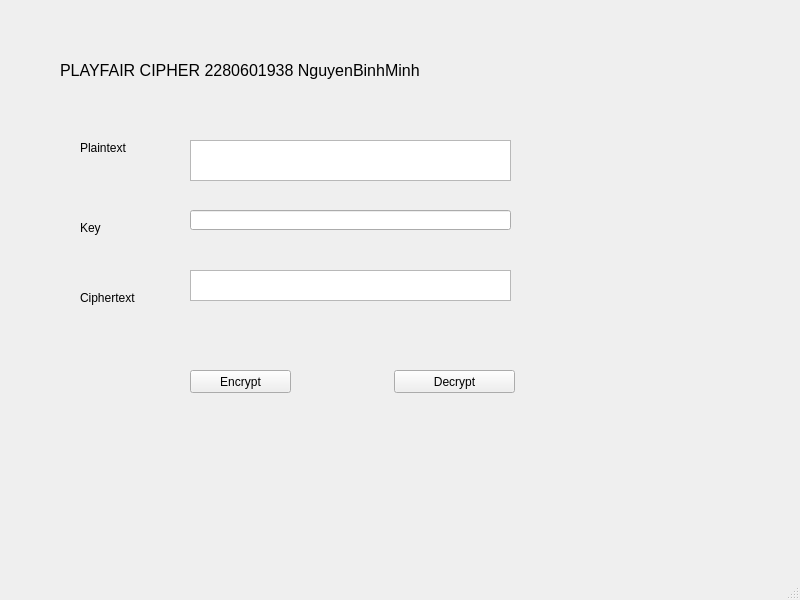
<?xml version="1.0" encoding="UTF-8"?>
<ui version="4.0">
 <class>MainWindow</class>
 <widget class="QMainWindow" name="MainWindow">
  <property name="geometry">
   <rect>
    <x>0</x>
    <y>0</y>
    <width>800</width>
    <height>600</height>
   </rect>
  </property>
  <property name="windowTitle">
   <string>MainWindow</string>
  </property>
  <widget class="QWidget" name="centralwidget">
   <widget class="QLabel" name="label">
    <property name="geometry">
     <rect>
      <x>60</x>
      <y>50</y>
      <width>561</width>
      <height>41</height>
     </rect>
    </property>
    <property name="font">
     <font>
      <pointsize>12</pointsize>
     </font>
    </property>
    <property name="text">
     <string>PLAYFAIR CIPHER 2280601938 NguyenBinhMinh</string>
    </property>
   </widget>
   <widget class="QLabel" name="label_2">
    <property name="geometry">
     <rect>
      <x>80</x>
      <y>140</y>
      <width>101</width>
      <height>16</height>
     </rect>
    </property>
    <property name="text">
     <string>Plaintext</string>
    </property>
   </widget>
   <widget class="QLabel" name="label_3">
    <property name="geometry">
     <rect>
      <x>80</x>
      <y>220</y>
      <width>101</width>
      <height>16</height>
     </rect>
    </property>
    <property name="text">
     <string>Key</string>
    </property>
   </widget>
   <widget class="QLabel" name="label_4">
    <property name="geometry">
     <rect>
      <x>80</x>
      <y>290</y>
      <width>101</width>
      <height>16</height>
     </rect>
    </property>
    <property name="text">
     <string>Ciphertext</string>
    </property>
   </widget>
   <widget class="QPushButton" name="btn_encrypt">
    <property name="geometry">
     <rect>
      <x>190</x>
      <y>370</y>
      <width>101</width>
      <height>23</height>
     </rect>
    </property>
    <property name="text">
     <string>Encrypt</string>
    </property>
   </widget>
   <widget class="QPushButton" name="btn_decrypt">
    <property name="geometry">
     <rect>
      <x>394</x>
      <y>370</y>
      <width>121</width>
      <height>23</height>
     </rect>
    </property>
    <property name="text">
     <string>Decrypt</string>
    </property>
   </widget>
   <widget class="QPlainTextEdit" name="txt_plain_text">
    <property name="geometry">
     <rect>
      <x>190</x>
      <y>140</y>
      <width>321</width>
      <height>41</height>
     </rect>
    </property>
   </widget>
   <widget class="QPlainTextEdit" name="txt_cipher_text">
    <property name="geometry">
     <rect>
      <x>190</x>
      <y>270</y>
      <width>321</width>
      <height>31</height>
     </rect>
    </property>
   </widget>
   <widget class="QLineEdit" name="txt_key">
    <property name="geometry">
     <rect>
      <x>190</x>
      <y>210</y>
      <width>321</width>
      <height>20</height>
     </rect>
    </property>
   </widget>
  </widget>
  <widget class="QMenuBar" name="menubar">
   <property name="geometry">
    <rect>
     <x>0</x>
     <y>0</y>
     <width>800</width>
     <height>22</height>
    </rect>
   </property>
  </widget>
  <widget class="QStatusBar" name="statusbar"/>
 </widget>
 <resources/>
 <connections/>
</ui>
